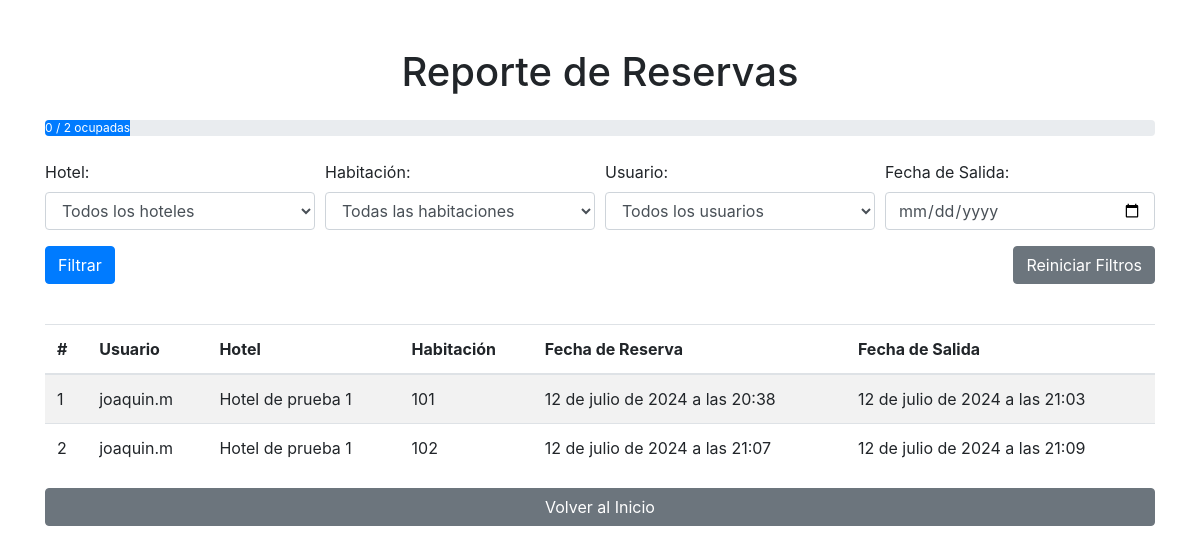
The app's page /reporte-reservas/ with its own data.
### hoteles/models.py (models this page shows, shortened)
class Reserva(models.Model):
    usuario = models.ForeignKey(Usuario, on_delete=models.CASCADE)
    hotel = models.ForeignKey(Hotel, on_delete=models.CASCADE)
    habitacion = models.ForeignKey(Habitacion, on_delete=models.CASCADE)
    fecha_reserva = models.DateTimeField(auto_now_add=True)
    fecha_ingreso = models.DateTimeField(null=True, blank=True)
    fecha_salida = models.DateTimeField(null=True, blank=True)
    checkout = models.BooleanField(default=False)

class Hotel(models.Model):
    CATEGORIAS = [
        ('normal', 'Normal'),
        ('frente_al_mar', 'Frente al Mar'),
        ('cabanas', 'Cabañas'),
    ]
    id = models.AutoField(primary_key=True)
    nombre = models.CharField(max_length=255)
    descripcion_breve = models.CharField(max_length=500)
    descripcion_detallada = models.TextField()
    precio = models.IntegerField()
    foto = models.ImageField(upload_to='hoteles/')
    categoria = models.CharField(max_length=20, choices=CATEGORIAS, default='normal')
    en_oferta = models.BooleanField(default=False)
    porcentaje_descuento = models.IntegerField(default=0)
    stock_habitaciones = models.PositiveIntegerField(default=0)
    ubicacion = models.CharField(max_length=255, null=True, blank=True)
    wifi_gratuito = models.BooleanField(default=False)
    desayuno_incluido = models.BooleanField(default=False)
    gimnasio = models.BooleanField(default=False)
    piscina = models.BooleanField(default=False)
    spa = models.BooleanField(default=False)
    restaurante = models.BooleanField(default=False)
    servicio_transporte = models.BooleanField(default=False)
    servicios_eventos = models.BooleanField(default=False)
    servicio_conserjeria = models.BooleanField(default=False)

class Habitacion(models.Model):
    hotel = models.ForeignKey(Hotel, related_name='habitaciones', on_delete=models.CASCADE)
    numero = models.CharField(max_length=20)
    cantidad_camas = models.PositiveIntegerField()
    descripcion = models.TextField()
    ocupada = models.BooleanField(default=False)

### usuarios/models.py (models this page shows, shortened)
class Usuario(AbstractBaseUser, PermissionsMixin):
    date_joined = models.DateTimeField(auto_now_add=True)
    nombre = models.CharField(max_length=255)
    usuario = models.CharField(max_length=255, unique=True)
    email = models.EmailField(max_length=255, unique=True)
    password = models.CharField(max_length=255)
    puntos = models.IntegerField(default=0)
    hoteles_vistos_ids = models.TextField('IDs de hoteles visitados', blank=True)
    roles = models.ManyToManyField('Role', related_name='usuarios', blank=True)
    foto_perfil = models.ImageField(upload_to=user_directory_path, null=True, blank=True)
    descuento = models.IntegerField(default=0)
    lista_cupones = models.TextField(null=True, blank=True)
    is_active = models.BooleanField(default=True)
    is_staff = models.BooleanField(default=False)
    objects = UsuarioManager()
    USERNAME_FIELD = 'usuario'
    REQUIRED_FIELDS = ['email']

### hoteles/views.py (the view)
# urls.py: path('reporte-reservas/', reporte_reservas, name='reporte_reservas'),
def reporte_reservas(request):
    form = FiltroReservasForm(request.GET)
    reservas = Reserva.objects.all()
    if form.is_valid():
        hotel = form.cleaned_data['hotel']
        habitacion = form.cleaned_data['habitacion']
        usuario = form.cleaned_data['usuario']
        fecha_salida = form.cleaned_data['fecha_salida']
        if hotel:
            reservas = reservas.filter(hotel=hotel)
        if habitacion:
            reservas = reservas.filter(habitacion=habitacion)
        if usuario:
            reservas = reservas.filter(usuario=usuario)
        if fecha_salida:
            reservas = reservas.filter(fecha_salida__date=fecha_salida)
    total_habitaciones = Habitacion.objects.count()
    habitaciones_ocupadas = Reserva.objects.filter(fecha_salida__isnull=True).count()
    porcentaje_ocupacion = (habitaciones_ocupadas / total_habitaciones) * 100 if total_habitaciones > 0 else 0
    context = {
        'reservas': reservas,
        'form': form,
        'hoteles': Hotel.objects.all(),
        'habitaciones': Habitacion.objects.all(),
        'total_habitaciones': total_habitaciones,
        'habitaciones_ocupadas': habitaciones_ocupadas,
        'porcentaje_ocupacion': porcentaje_ocupacion,
    }
    return render(request, './reportes/reporte_reservas.html', context)

### hoteles/forms.py
class FiltroReservasForm(forms.Form):
    hotel = forms.ModelChoiceField(queryset=Hotel.objects.all(), required=False, label='Hotel')
    habitacion = forms.ModelChoiceField(queryset=Habitacion.objects.all(), required=False, label='Habitación')
    usuario = forms.ModelChoiceField(queryset=Usuario.objects.all(), required=False, label='Usuario')
    fecha_salida = forms.DateTimeField(required=False, label='Fecha de Salida', widget=forms.DateInput(attrs={'type': 'date'}))

### hoteles/templates/reportes/reporte_reservas.html (shortened to what this page needs)
<!DOCTYPE html>
<html lang="es">
<head>
    <link href="https://stackpath.bootstrapcdn.com/bootstrap/4.5.2/css/bootstrap.min.css" rel="stylesheet">
</head>
<body>
    <div class="container mt-5">
        <h1 class="text-center">Reporte de Reservas</h1>
        <div class="progress my-4">
            <div class="progress-bar" role="progressbar"
                style="width: {{ porcentaje_ocupacion }}%;"
                aria-valuenow="{{ habitaciones_ocupadas }}"
                aria-valuemin="0"
                aria-valuemax="{{ total_habitaciones }}">
                {{ habitaciones_ocupadas }} / {{ total_habitaciones }} ocupadas
            </div>
        </div>
        <form method="get" class="mb-4">
            <div class="form-row">
                <div class="form-group col-md-3">
                    <label for="hotel">Hotel:</label>
                    <select id="hotel" name="hotel" class="form-control">
                        <option value="">Todos los hoteles</option>
                    </select>
                </div>
                <div class="form-group col-md-3">
                    <label for="habitacion">Habitación:</label>
                    <select id="habitacion" name="habitacion" class="form-control">
                        <option value="">Todas las habitaciones</option>
                    </select>
                </div>
                <div class="form-group col-md-3">
                    <label for="usuario">Usuario:</label>
                    <select id="usuario" name="usuario" class="form-control">
                        <option value="">Todos los usuarios</option>
                    </select>
                </div>
                <div class="form-group col-md-3">
                    <label for="fecha_salida">Fecha de Salida:</label>
                    <input type="date" id="fecha_salida" name="fecha_salida" class="form-control" value="{{ request.GET.fecha_salida }}">
                </div>
            </div>
            <div class="form-row">
                <div class="form-group col-md-6">
                    <button type="submit" class="btn btn-primary">Filtrar</button>
                </div>
                <div class="form-group col-md-6 text-right">
                    <a href="{% url 'reporte_reservas' %}" class="btn btn-secondary">Reiniciar Filtros</a>
                </div>
            </div>
        </form>
        <table class="table table-striped">
            <thead>
                <tr>
                    <th>#</th>
                    <th>Usuario</th>
                    <th>Hotel</th>
                    <th>Habitación</th>
                    <th>Fecha de Reserva</th>
                    <th>Fecha de Salida</th>
                </tr>
            </thead>
            <tbody>
                {% for reserva in reservas %}
                <tr>
                    <td>{{ forloop.counter }}</td>
                    <td>{{ reserva.usuario.usuario }}</td>
                    <td>{{ reserva.hotel.nombre }}</td>
                    <td>{{ reserva.habitacion.numero }}</td>
                    <td>{{ reserva.fecha_reserva }}</td>
                    {% if reserva.fecha_salida %}
                        <td>{{ reserva.fecha_salida }}</td>
                    {% else %}
                        <td>Sin fecha de salida</td>
                    {% endif %}
                </tr>
                {% endfor %}
            </tbody>
        </table>
        <a href="{% url 'index' %}" class="btn btn-secondary btn-block mt-3 mb-3">Volver al Inicio</a>
    </div>
</body>
</html>

### records on screen
Reserva: usuario.usuario "joaquin.m", hotel.nombre "Hotel de prueba 1", habitacion.numero "101", fecha_reserva "12 de julio de 2024 a las 20:38", fecha_salida "12 de julio de 2024 a las 21:03"
Reserva: usuario.usuario "joaquin.m", hotel.nombre "Hotel de prueba 1", habitacion.numero "102", fecha_reserva "12 de julio de 2024 a las 21:07", fecha_salida "12 de julio de 2024 a las 21:09"

### other values on screen
{{ habitaciones_ocupadas }} "0"
{{ total_habitaciones }} "2"
